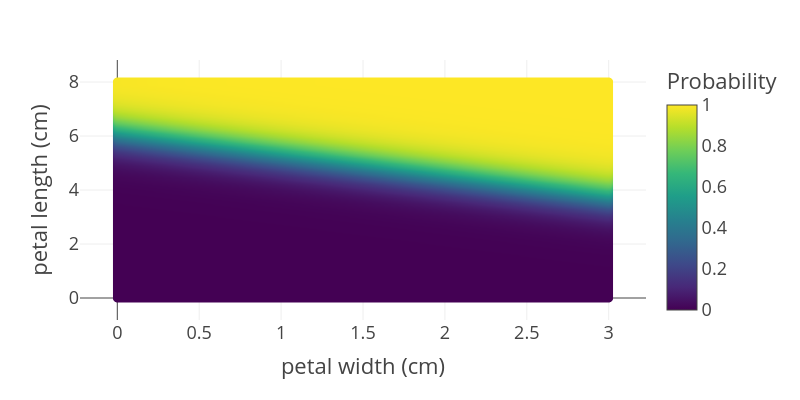

Notebook cell for this chart:
### Code cell
# plot the decision boundary

X0, X1 = np.meshgrid(
    np.linspace(0, 3, 500).reshape(-1, 1),
    np.linspace(0, 8, 200).reshape(-1, 1),
)

X_new = np.c_[X0.ravel(), X1.ravel()]

y_proba = log_reg.predict_proba(X_new)

px.scatter(x=X_new[:, 0], y=X_new[:, 1], color=y_proba[:, 1], width=800, height=400, labels={"x": "petal width (cm)", "y": "petal length (cm)", "color": "Probability"})

### Figure 1 — Plotly figure (JSON) as saved in the notebook; plotly's stock layout.template omitted (floating-point values rounded to 4 significant figures; data arrays with more than 128 entries replaced by an {"elided": "..."} marker saying what was removed)
{"data": [{"hovertemplate": "petal width (cm)=%{x}<br>petal length (cm)=%{y}<br>Probability=%{marker.color}<extra></extra>", "legendgroup": "", "marker": {"color": {"elided": "100000 float values"}, "coloraxis": "coloraxis", "symbol": "circle"}, "mode": "markers", "name": "", "showlegend": false, "type": "scattergl", "x": {"elided": "100000 float values"}, "xaxis": "x", "y": {"elided": "100000 float values"}, "yaxis": "y"}], "layout": {"coloraxis": {"colorbar": {"title": {"text": "Probability"}}, "colorscale": [[0, "#440154"], [0.1111, "#482878"], [0.2222, "#3e4989"], [0.3333, "#31688e"], [0.4444, "#26828e"], [0.5556, "#1f9e89"], [0.6667, "#35b779"], [0.7778, "#6ece58"], [0.8889, "#b5de2b"], [1, "#fde725"]]}, "height": 400, "legend": {"tracegroupgap": 0}, "margin": {"t": 60}, "width": 800, "xaxis": {"anchor": "y", "domain": [0, 1], "title": {"text": "petal width (cm)"}}, "yaxis": {"anchor": "x", "domain": [0, 1], "title": {"text": "petal length (cm)"}}}}
